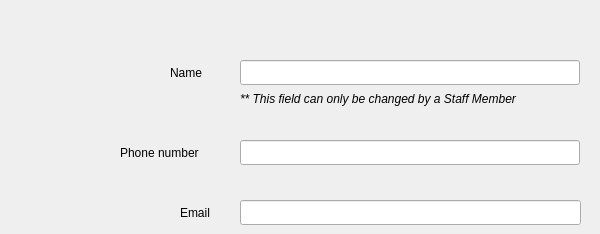
     <widget class="QWidget" name="tab_16">
      <attribute name="title">
       <string>Contact Information</string>
      </attribute>
      <widget class="QLabel" name="label_name_4">
       <property name="geometry">
        <rect>
         <x>170</x>
         <y>60</y>
         <width>41</width>
         <height>25</height>
        </rect>
       </property>
       <property name="text">
        <string>Name</string>
       </property>
      </widget>
      <widget class="QLabel" name="label_email_4">
       <property name="geometry">
        <rect>
         <x>180</x>
         <y>200</y>
         <width>37</width>
         <height>25</height>
        </rect>
       </property>
       <property name="text">
        <string>Email</string>
       </property>
      </widget>
      <widget class="QLineEdit" name="client_bird_phoneNumber">
       <property name="geometry">
        <rect>
         <x>240</x>
         <y>140</y>
         <width>340</width>
         <height>25</height>
        </rect>
       </property>
       <property name="whatsThis">
        <string>phone_number</string>
       </property>
      </widget>
      <widget class="QLineEdit" name="client_bird_name">
       <property name="geometry">
        <rect>
         <x>240</x>
         <y>60</y>
         <width>340</width>
         <height>25</height>
        </rect>
       </property>
       <property name="whatsThis">
        <string>name</string>
       </property>
      </widget>
      <widget class="QLineEdit" name="client_bird_email">
       <property name="geometry">
        <rect>
         <x>240</x>
         <y>200</y>
         <width>341</width>
         <height>25</height>
        </rect>
       </property>
       <property name="whatsThis">
        <string>email</string>
       </property>
      </widget>
      <widget class="QLabel" name="label_phoneNumber_4">
       <property name="geometry">
        <rect>
         <x>120</x>
         <y>140</y>
         <width>97</width>
         <height>25</height>
        </rect>
       </property>
       <property name="text">
        <string>Phone number</string>
       </property>
      </widget>
      <widget class="QLabel" name="label_49">
       <property name="geometry">
        <rect>
         <x>240</x>
         <y>90</y>
         <width>351</width>
         <height>17</height>
        </rect>
       </property>
       <property name="font">
        <font>
         <italic>true</italic>
        </font>
       </property>
       <property name="text">
        <string>** This field can only be changed by a Staff Member</string>
       </property>
      </widget>
     </widget>
